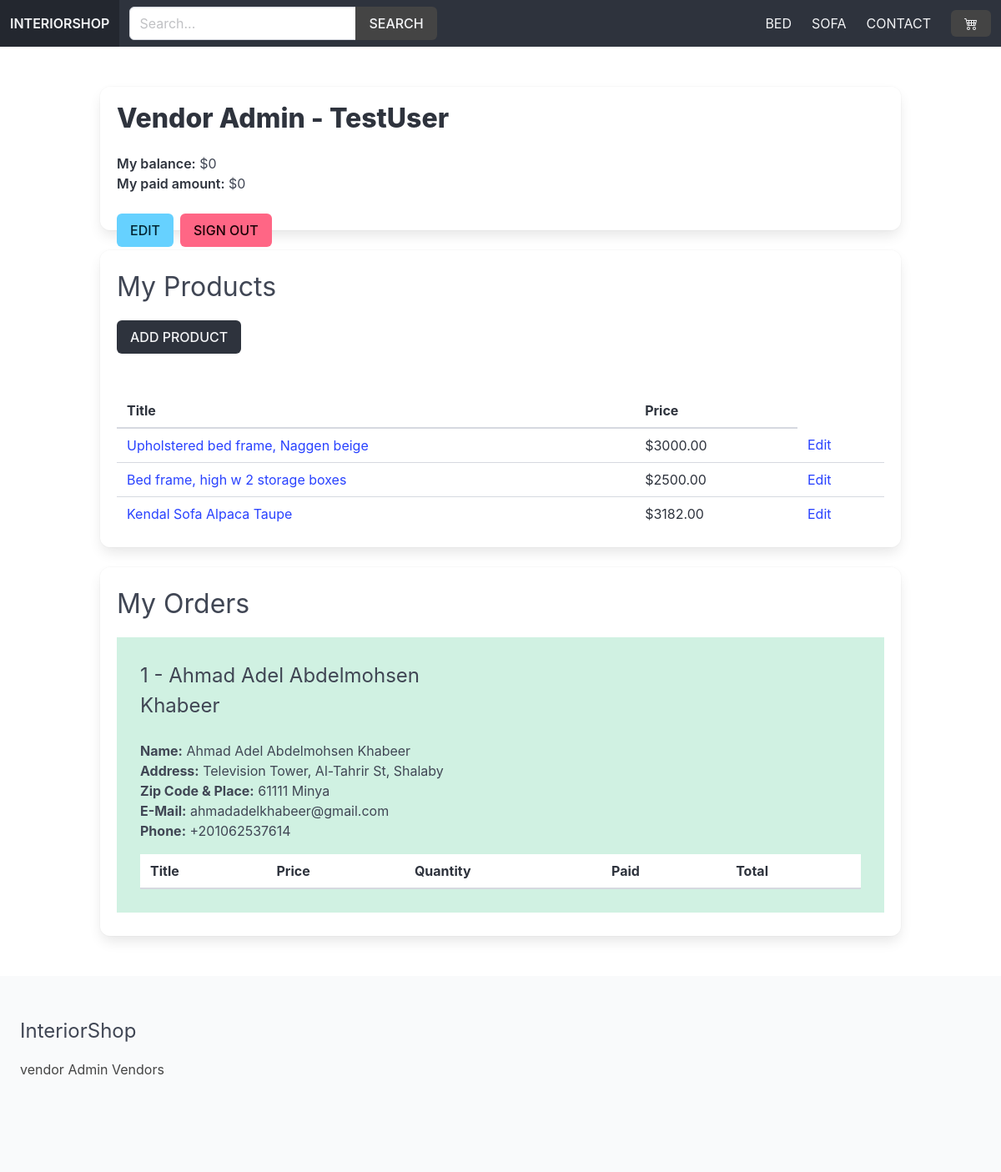
/vendors/vendor-admin/ (signed in), run on the app's committed database.
### product/models.py (models this page shows, shortened)
class Category(models.Model):
    title = models.CharField(max_length=255)
    slug = models.SlugField(max_length=255)
    ordering = models.IntegerField(default=0)
    class Meta:
        ordering = ['ordering']

class Product(models.Model):
    category = models.ForeignKey(Category, related_name='products', on_delete=models.CASCADE)
    vendor = models.ForeignKey(Vendor, related_name='products', on_delete=models.CASCADE)
    title = models.CharField(max_length=255)
    slug = models.SlugField(max_length=255)
    description = models.TextField(blank=True, null=True)
    price = models.DecimalField(max_digits=6, decimal_places=2)
    date_added = models.DateTimeField(auto_now_add=True)
    class Meta:
        ordering = ['-date_added']

### vendor/models.py (models this page shows, shortened)
class Vendor(models.Model):
    name = models.CharField(max_length=255)
    created_at = models.DateTimeField(auto_now_add=True)
    created_by = models.OneToOneField(User, related_name='vendor', on_delete=models.CASCADE)
    class Meta:
        ordering =  ['name']
    def get_balance(self):
        items = self.items.filter(vendor_paid=False, order__vendors__in=[self.id])
        return sum((item.product.price*item.quantity) for item in items)
    def get_paid_amount(self):
        items = self.items.filter(vendor_paid=True, order__vendors__in=[self.id])
        return sum((item.product.price*item.quantity) for item in items)

### order/models.py (models this page shows, shortened)
class Order(models.Model):
    first_name = models.CharField(max_length=100)
    last_name = models.CharField(max_length=100)
    email = models.CharField(max_length=100)
    address = models.CharField(max_length=100)
    zipcode = models.CharField(max_length=100)
    phone = models.CharField(max_length=100)
    place = models.CharField(max_length=100)
    created_at = models.DateTimeField(auto_now_add=True)
    paid_amount = models.DecimalField(max_digits=8, decimal_places=2)
    vendors = models.ManyToManyField(Vendor, related_name='orders')
    class Meta:
        ordering = ['-created_at']

### vendor/views.py (the view, shortened to what this page needs)
# urls.py: path('vendor-admin/', views.vendor_admin, name='vendor_admin'),
@login_required
def vendor_admin(request):
    vendor = request.user.vendor
    products = vendor.products.all()
    orders = vendor.orders.all()
    for order in orders:
        order.vendor_amount = 0
        order.vendor_paid_amount = 0
        order.fully_paid = True
    return render(request, 'vendor/vendor_admin.html', {'vendor':vendor, 'products':products, 'orders':orders})

### cart/cart.py (called while the page is built)
    def __len__(self):
        return sum(item['quantity'] for item in self.cart.values())

### cart/context_processors.py (called while the page is built)
def cart(request):
    return {'cart':Cart(request)}

### product/context_processors.py (called while the page is built)
def menu_categories(request):
    categories = Category.objects.all()
    return {'menu_categories':categories}

### vendor/templates/vendor/vendor_admin.html (shortened to what this page needs)
{% extends 'main/base.html' %}
{% block content %}
<div class="box">
    <h1 class="title">Vendor Admin - {{vendor.name}}</h1>
    <strong>My balance:</strong> ${{vendor.get_balance}}<br>
    <strong>My paid amount:</strong> ${{vendor.get_paid_amount}}<br><br>
    <a href="{% url 'edit_vendor' %}" style="float: left;" class="button is-info is-uppercase mr-2">Edit</a>
    <form method="post" action="{% url 'logout' %}" style="float: left;">
        <button type="submit" class="button is-danger is-uppercase">Sign out</button>
    </form>
</div>
<div class="box">
    <h2 class="is-size-3 mb-4">My Products</h2>
    <a href="{% url 'add_product' %}" class="button is-dark is-uppercase mb-6">Add Product</a>
    {% if products %}
        <table class="table is-fullwidth">
            <thead>
                <tr>
                    <th>Title</th>
                    <th>Price</th>
                </tr>
            </thead>
            <tbody>
                {% for product in products %}
                    <tr>
                        <td><a href="{% url 'product' product.category.slug product.slug %}">{{product.title}}</a></td>
                        <td>${{product.price}}</td>
                        <td><a href="{% url 'edit_product' product.id %}">Edit</a></td>
                    </tr>
                {% endfor %}
            </tbody>
        </table>
    {% else %}
        <p>You do not have any products yet...</p>
    {% endif %}
</div>
<div class="box">
    <h2 class="is-size-3 mb-4">My Orders</h2>
    {% if orders %}
        {% for order in orders %}
            <div class="{% if order.fully_paid %}has-background-success-light{% else %}has-background-info-light{% endif %} mb-2 p-4">
                <div class="column is-6">
                    <h3 class="is-size-4">{{order.id}} - {{order.first_name}} {{order.last_name}}</h3>
                </div>
                <div class="column is-12">
                    <b>Name:</b> {{order.first_name}} {{order.last_name}}<br>
                    <b>Address:</b> {{order.address}}<br>
                    <b>Zip Code & Place:</b> {{order.zipcode}} {{order.place}}<br>
                    <b>E-Mail:</b> {{order.email}}<br>
                    <b>Phone:</b> {{order.phone}}
                    <table class="table is-fullwidth mt-4">
                        <thead>
                            <tr>
                                <th>Title</th>
                                <th>Price</th>
                                <th>Quantity</th>
                                <th>Paid</th>
                                <th>Total</th>
                            </tr>
                        </thead>
                    </table>
                </div>
            </div>
        {% endfor %}
    {% endif %}
</div>
{% endblock %}

### main/templates/main/base.html (shortened to what this page needs)
{% load static %}
<!DOCTYPE html>
<html>
  <head>
    <link
      rel="stylesheet"
      href="https://cdn.jsdelivr.net/npm/bulma@1.0.2/css/bulma.min.css"
    />
    <link
      rel="stylesheet"
      href="{% static 'styles/main.css' %}"
    />
  </head>
  <body>
    <nav class="navbar is-dark">
      <div class="navbar-brand">
        <a href="/" class="navbar-item"><strong>InteriorShop</strong></a>
      </div>
      <div class="navbar-menu" id="main-navbar">
        <div class="navbar-start">
          <div class="navbar-item">
          <form method="GET" action="{% url 'search' %}">
            <div class="field has-addons">
              <div class="control">
                <input type="text" class="input" placeholder="Search..." name="query">
              </div>
              <div class="control">
                <button class="button is-dark is-uppercase">Search</button>
              </div>
            </div>
          </form>
        </div>
        </div>
        {% for category in menu_categories %}
          <a href="{% url 'category' category.slug %}" class="navbar-item">{{category.title}}</a>
        {% endfor %}
        <a href="{% url 'contact' %}" class="navbar-item">Contact</a>
        <div class="navbar-item">
          <a href="{% url 'cart' %}" class="button is-dark">
          {% if cart %} ({{cart | length}}) {% endif %}</a>
        </div>
      </div>
    </nav>
    <section class="section">
        <div class="container">
          {% block content %}
          {% endblock %}
        </div>
    </section>
    <footer class="footer">
      <h3 class="is-size-4 mb-4">InteriorShop</h3>
      {% if request.user.is_authenticated %}
        <a href="{% url 'vendor_admin' %}">vendor Admin</a>
      {% else %}
        <a href="{% url 'become_vendor' %}">Become vendor</a>
      {% endif %}
      <a href="{% url 'vendors' %}">Vendors</a>
    </footer>
  </body>
</html>

### static/styles/main.css (style rules this page uses)
.navbar { text-transform: uppercase; }
.navbar .is-dark { background-color: #444; }
.footer a { margin-bottom: 15px; display: inline-block; color: #444; }
.input, .button { border-radius = 0; }

### data on the page
Category: title "BED"
Category: title "SOFA"
Vendor: name "TestUser", get_balance "0", get_paid_amount "0"
Product: title "Upholstered bed frame, Naggen beige", price "3000.00"
Product: title "Bed frame, high w 2 storage boxes", price "2500.00"
Product: title "Kendal Sofa Alpaca Taupe", price "3182.00"
Order: id "1", first_name "Ahmad", last_name "Adel Abdelmohsen Khabeer", address "Television Tower, Al-Tahrir St, Shalaby", zipcode "61111", place "Minya", email "ahmadadelkhabeer@gmail.com", phone "+201062537614"
